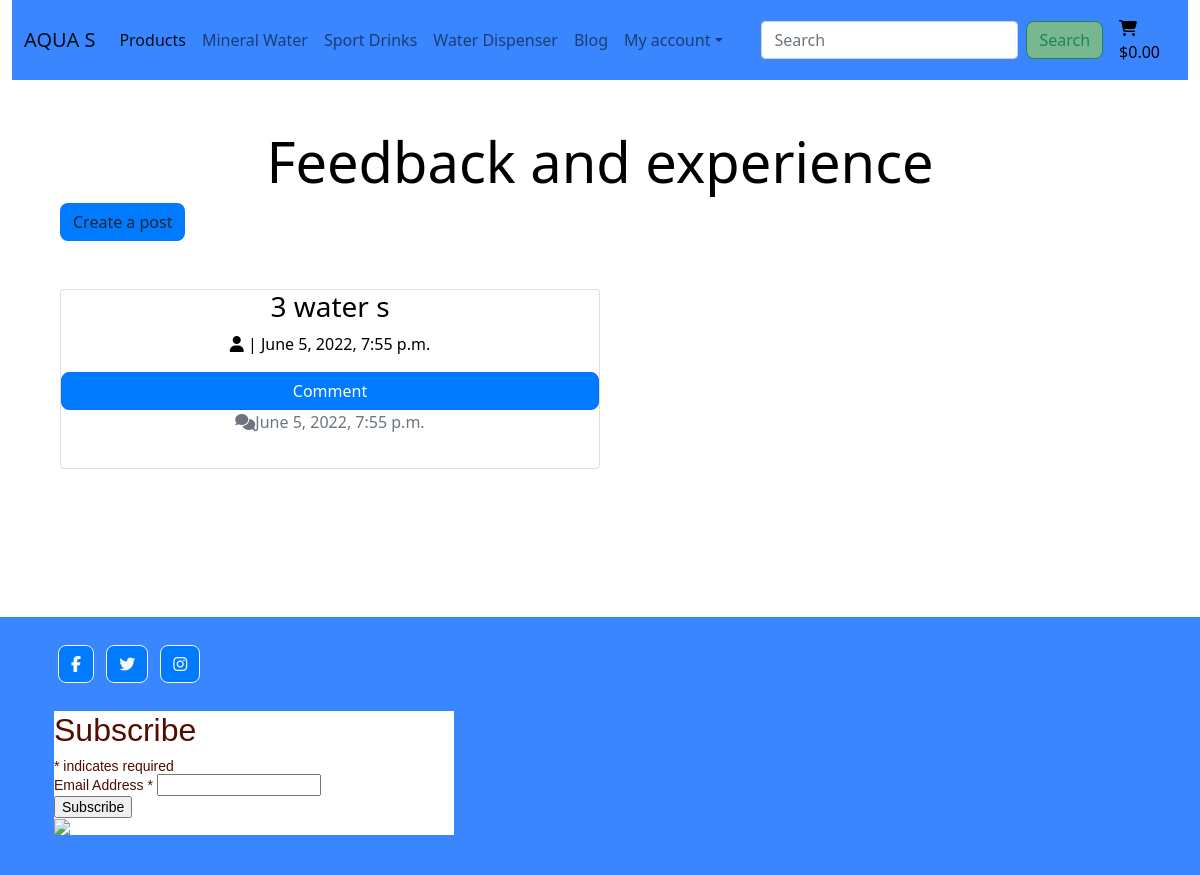
Page /blog/ on the earlier database version.
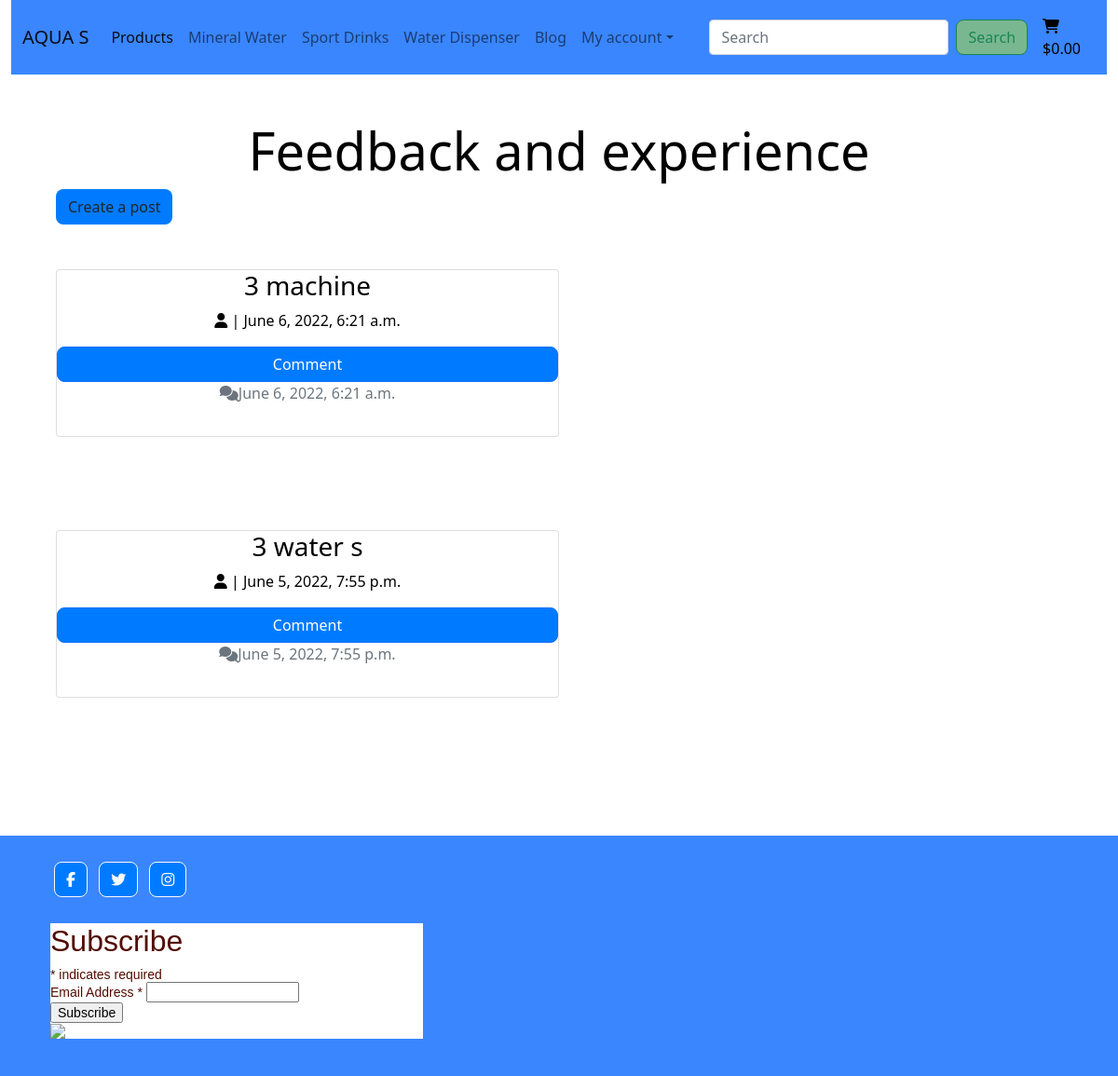
Same page on the later database version.
### blog/models.py (models this page shows, shortened)
class Feedback(models.Model):
    title = models.CharField(max_length=200, unique=True)
    slug = models.SlugField(max_length=200, unique=True)
    author = models.ForeignKey(User, on_delete=models.CASCADE, related_name='posts')
    posted_date = models.DateTimeField(auto_now_add=True)
    content = models.TextField()
    status = models.IntegerField(choices=STATUS, default=0)
    likes = models.ManyToManyField(User, related_name='bloglike', blank=True)
    class Meta:
        ordering = ['posted_date']

### blog/views.py (the view)
# urls.py: path('', views.FeedbackList.as_view(), name='blog'),
class FeedbackList(generic.ListView):
    model = Feedback
    queryset = Feedback.objects.filter(status=1).order_by('-posted_date')
    paginate_by = 6
    template_name = 'blog/blog.html'

### bag/contexts.py (called while the page is built, shortened)
def bag_contents(request):
    bag_items = []
    total = 0
    product_quantity = 0
    bag = request.session.get('bag', {})
    if total < settings.FREE_DELIVERY_TRESHOLD:
        delivery = total * Decimal(settings.STANDARD_DELIVERY_PERCENTAGE / 100)
        free_delivery_delta = settings.FREE_DELIVERY_TRESHOLD - total
    else:
        delivery = 0
        free_delivery_delta = 0
    grand_total = delivery + total
    context = {
        'bag_items': bag_items,
        'total': total,
        'product_quantity': product_quantity,
        'delivery': delivery,
        'free_delivery_delta': free_delivery_delta,
        'free_delivery_treshold': settings.FREE_DELIVERY_TRESHOLD,
        'grand_total': grand_total,
    }
    return context

### blog/templates/blog/blog.html (shortened to what this page needs)
{% extends 'base.html' %}
{% load static %}
{% block content %}
    <div class="overlay"></div>
    <div class="container-fluid">
        <div class="my-auto p-5" id="blogpost">
            <h1 class="display-4 logo-font text-black text-center">
                Feedback and experience
            </h1>
            <a href="{% url 'blog_create' %}" class="btn btn-black">Create a post</a>
            <div class="my-5 text-center text-black">
                {% for post in feedback_list %}
                    <div class="col-sm-6">
                        <div class="card border-1" id="blogbox">
                            <h3 class="card-title">{{ post.title }}</h3>
                            <p class="card-text">
                                <i class="fas fa-user"></i>
                                {{ post.user }} | {{ post.posted_date }}
                            </p>
                            <a href="{% url 'feedback_detail' post.slug %}" class="btn btn-primary">Comment</a>
                            <p class="card-text text-muted"><i class="fas fa-comments"></i>{{ post.posted_date }}</p>
                        </div>
                    </div>
                {% endfor %}
            </div>
        </div>
    </div>
{% endblock %}

Differences in the rows shown:
added Feedback: title "3 machine", posted_date "June 6, 2022, 6:21 a.m."
